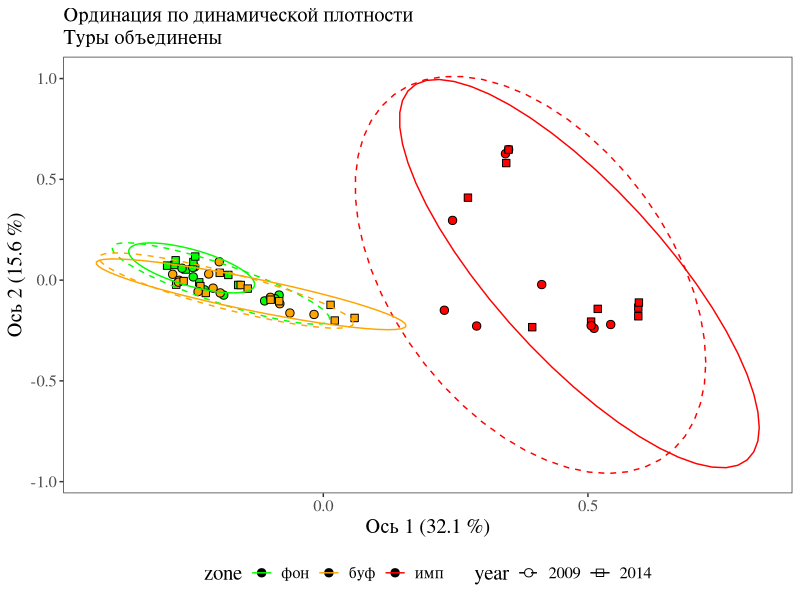
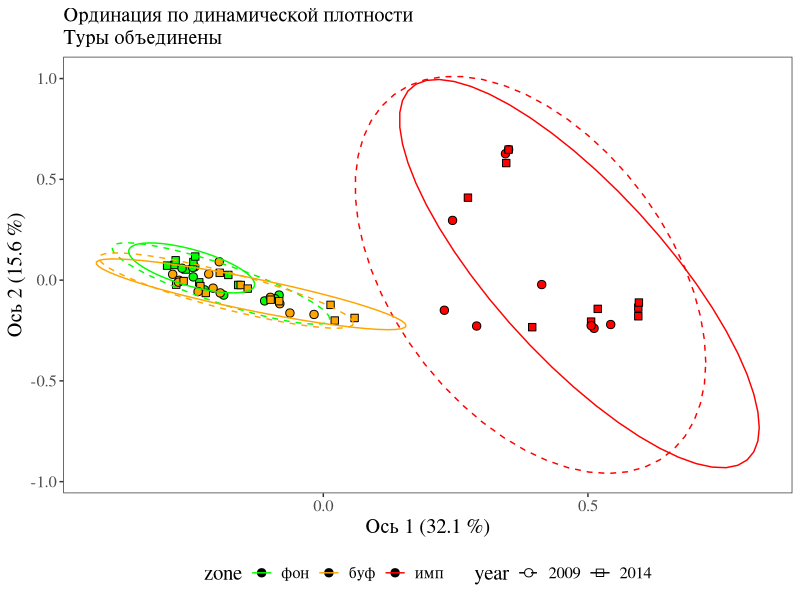

Write the R code that produced these figures, in order.
# Data load ---------------------------------------------------------------
library(tidyverse)
theme_set(
    theme_bw() +
        theme(
            text = element_text(family = "serif", size = 15),
            legend.position = "bottom"
        )
)

long <- readxl::read_excel("Data/Carabidae_25.01.2023.xlsx", 
                           sheet = "main_data") %>% 
    select(-duration, -traps) %>% 
    arrange(desc(site), taxa) %>% # -taxa
    mutate(tur = factor(tur), 
           site = fct_inorder(site),
           zone = case_when(zone == "fon" ~ "фоновая", 
                            zone == "bufer" ~ "буферная",
                            zone == "superimpact" ~ "суперимпактная", 
                            TRUE ~ "импактная"),
           zone = factor(zone, levels = c("фоновая", "буферная", "импактная", "суперимпактная")),
           km = str_extract(site, "[:digit:]{1,}"),
           km = as.numeric(km), 
           year = as.factor(year), 
           .after = "site")

# 1 = turs 1 and 2 are united
wide1 <- long %>% # div2 - turs are united
    select(-num, -tur) %>% 
    pivot_wider(names_from = taxa, 
                values_from = abu, 
                # quantitative vartiables come from abundance (inds. per 100 trap-days)
                values_fn = sum, values_fill = 0) %>% 
    select(-no_insects)

dis <- wide1 %>% 
    mutate(
        zone = substr(zone, 1, 3),
        zone = fct_collapse(
        zone, `имп` = c("имп", "суп"))
        ) %>%
    select(-site) %>% 
    # group_by(year, zone, km, plot) %>% 
    # summarise_all(mean) %>% 
    # ungroup %>% 
    # # select_if(~ !is.numeric(.) || sum(.) != 0)
    unite("ID", zone, year, km, plot, sep = "_") %>% 
    # filter(rowSums(.[,2:ncol(.)]) > 0 
    #        # str_detect(ID, "супер", negate = TRUE)
    # ) %>%
    # filter(str_detect(ID, "супер", negate = TRUE))
    column_to_rownames("ID") %>% 
    vegan::vegdist(method = "bray", binary = FALSE)
pc <- ape::pcoa(dis)
eig <- pc$values$Eigenvalues
eig <- round(eig/sum(eig)*100, 1)
pc <- pc$vectors %>% 
    as.data.frame() %>% 
    rownames_to_column("ID") %>% 
    as_tibble()

# Ordination viz ----------------------------------------------------------
pc_data <- pc %>% 
    separate(ID, into = c("zone", "year", "site", "plot"), 
             sep = "_") %>% 
    mutate(#zone = str_replace_all(zone, "ая", "ый"),
           zone = factor(zone, levels = c("фон", "буф", "имп")))
           # zone = fct_relabel(zone, ~paste0(.x, " территория"))) 

pc_data %>% 
ggplot(aes(x = Axis.1, y = Axis.2, linetype = year,
               fill = zone, color = zone, shape = year)) +
    geom_point(color = "black", size = 2.5) +  
    stat_ellipse() + 
    scale_shape_manual(values = c(21, 22))+
    scale_linetype_manual(values = c("dashed", "solid")) +
    scale_fill_manual(values = c("green", "orange", "red")) +
    scale_color_manual(values = c("green", "orange", "red")) +
    labs(subtitle = "Ординация по динамической плотности\nТуры объединены", 
         x = paste0("Ось 1 (", eig[1], " %)"), 
         y = paste0("Ось 2 (", eig[2], " %)"), 
         # fill = "Год", color = "Год", shape = "Год"
         ) +
    theme(panel.grid = element_blank())
ggsave("Plot5.svg", width = 18, height = 13, units = "cm")

# Distances ---------------------------------------------------------------
distances <- list(
    m1_raw = dis,
    m2_2axes = pc %>% 
        column_to_rownames("ID") %>%
        select(1:2) %>% 
        dist(),
    m3_allaxes = pc %>% 
        column_to_rownames("ID") %>% 
        dist()
) %>% 
    lapply(function(m){
        m <- as.matrix(m)
        m[upper.tri(m)] <- NA
        diag(m) <- NA
        m %>% # raw distances
            as.data.frame() %>% 
            rownames_to_column("id1") %>% 
            as_tibble() %>% 
            pivot_longer(names_to = "id2", values_to = "dis", -id1) %>% 
            filter(!is.na(dis)) %>% 
            separate(id1, c("zone1", "year1"), sep = "_", extra = "drop") %>% 
            separate(id2, c("zone2", "year2"), sep = "_", extra = "drop")
    })

res <- distances %>% 
    map(~.x %>% 
        filter(year1 == year2, zone1 == zone2) %>% 
        unite("i", zone1, year1) %>% 
        group_by(i) %>% 
        summarise(dis = mean(dis), .groups = "drop") %>% 
        mutate(i = factor(i, levels = c("фон_2009", "фон_2014", "буф_2009", "буф_2014", "имп_2009", "имп_2014" ))) %>% 
        arrange(i)
    ) %>% 
    `names<-`(paste0("within_", substr(names(.), 4, nchar(names(.)))))


distances <- distances %>% map(~.x %>% 
                      filter(year1 != year2 | zone1 != zone2) %>% 
                      mutate(id1 = paste0(zone1, "_", year1), 
                             id2 = paste0(zone2, "_", year2), 
                             .keep = "unused") %>% 
                      split(1:nrow(.)) %>% 
                      lapply(function(x){
                          if(x$id1 > x$id2) {
                              tibble(dis = x$dis, id1 = x$id2, id2 = x$id1)
                          } else {
                              tibble(dis = x$dis, id1 = x$id1, id2 = x$id2)
                          }
                      }) %>% 
                      map_dfr(rbind) %>% 
                      pivot_wider(names_from = id2, values_from = dis, 
                                  values_fill = NA, values_fn = mean) %>% 
                      arrange(id1) %>% 
                      select(id1, буф_2014, имп_2009, имп_2014, фон_2009, фон_2014)
) %>% 
    `names<-`(paste0("between_", substr(names(.), 4, nchar(names(.))))) %>% 
    append(res, .)

writexl::write_xlsx(distances, "distances.xlsx")

